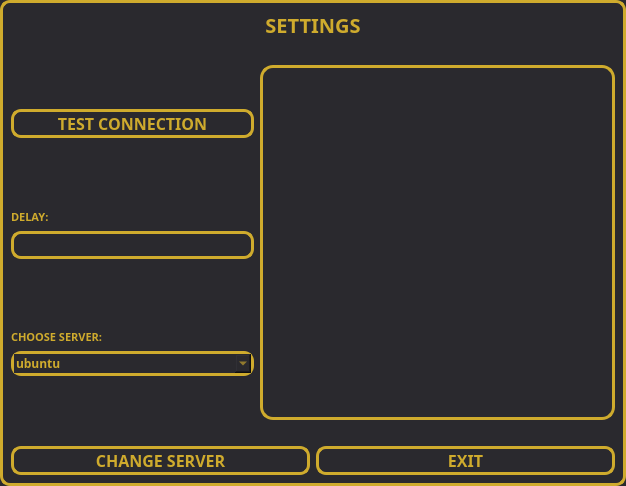
<?xml version="1.0" encoding="UTF-8"?>
<ui version="4.0">
 <class>ConfigureDialog</class>
 <widget class="QDialog" name="ConfigureDialog">
  <property name="geometry">
   <rect>
    <x>0</x>
    <y>0</y>
    <width>626</width>
    <height>486</height>
   </rect>
  </property>
  <property name="windowTitle">
   <string>Dialog</string>
  </property>
  <property name="styleSheet">
   <string notr="true">QDialog{
    color: #cfab2d;
    background-color: #2a292e;
    border: 3px solid #cfab2d;
    border-radius: 10px;
}
</string>
  </property>
  <layout class="QHBoxLayout" name="horizontalLayout_3">
   <item>
    <layout class="QVBoxLayout" name="vert_center_layout">
     <item>
      <layout class="QVBoxLayout" name="vert_layout">
       <item>
        <widget class="QLabel" name="setting_label">
         <property name="styleSheet">
          <string notr="true">QLabel{
    color: #cfab2d;
    text-align: center;
	margin: 0 auto;
    font-weight: bold;
	font-size: 20px;
    font-family: sans-serif;
    text-transform: uppercase;
    letter-spacing: 0.1em;
}</string>
         </property>
         <property name="text">
          <string>SETTINGS</string>
         </property>
         <property name="alignment">
          <set>Qt::AlignCenter</set>
         </property>
        </widget>
       </item>
       <item>
        <layout class="QHBoxLayout" name="buttons_photo_hor_layout">
         <item>
          <layout class="QVBoxLayout" name="buttons_vert_layout">
           <item>
            <spacer name="verticalSpacer">
             <property name="orientation">
              <enum>Qt::Vertical</enum>
             </property>
             <property name="sizeHint" stdset="0">
              <size>
               <width>20</width>
               <height>2</height>
              </size>
             </property>
            </spacer>
           </item>
           <item>
            <widget class="QPushButton" name="test_connection_button">
             <property name="sizePolicy">
              <sizepolicy hsizetype="Preferred" vsizetype="Preferred">
               <horstretch>0</horstretch>
               <verstretch>0</verstretch>
              </sizepolicy>
             </property>
             <property name="styleSheet">
              <string notr="true">QPushButton{
    color: #cfab2d;
    background-color: #2a292e;
    text-align: center;
    max-width: 33em;
    width: 12em;
    font-size: 16px;
    height: 3em;
    font-weight: bold;
    font-family: sans-serif;
    text-transform: uppercase;
    letter-spacing: 0.1em;
    border: 3px solid #cfab2d;
    border-radius: 10px;
}

QPushButton:hover{
    color:#2a292e;
    background-color: #cfab2d;
}</string>
             </property>
             <property name="text">
              <string>TEST CONNECTION</string>
             </property>
            </widget>
           </item>
           <item>
            <spacer name="vert_spacer_tc_del">
             <property name="orientation">
              <enum>Qt::Vertical</enum>
             </property>
             <property name="sizeHint" stdset="0">
              <size>
               <width>20</width>
               <height>25</height>
              </size>
             </property>
            </spacer>
           </item>
           <item>
            <widget class="QLabel" name="latency_info_label">
             <property name="styleSheet">
              <string notr="true">QLabel{
    color: #cfab2d;
    max-width: 33em;
    font-size: 11px;
    font-weight: bold;
    font-family: sans-serif;
    text-transform: uppercase;
    letter-spacing: 0.1em;
}</string>
             </property>
             <property name="text">
              <string>DELAY:</string>
             </property>
            </widget>
           </item>
           <item>
            <widget class="QLabel" name="latency_out_label">
             <property name="sizePolicy">
              <sizepolicy hsizetype="Minimum" vsizetype="Fixed">
               <horstretch>0</horstretch>
               <verstretch>0</verstretch>
              </sizepolicy>
             </property>
             <property name="focusPolicy">
              <enum>Qt::StrongFocus</enum>
             </property>
             <property name="styleSheet">
              <string notr="true">*{
    color: #cfab2d;
    background-color: #2a292e;
    text-align: center;
    max-width: 33em;
    width: 12em;
    font-size: 16px;
    height: 3em;
    font-weight: bold;
    font-family: sans-serif;
    text-transform: uppercase;
    letter-spacing: 0.1em;
    border: 3px solid #cfab2d;
    border-radius: 10px;
	min-height: 1em;
}</string>
             </property>
             <property name="text">
              <string/>
             </property>
             <property name="alignment">
              <set>Qt::AlignCenter</set>
             </property>
            </widget>
           </item>
           <item>
            <spacer name="vert_spacer_del_ch">
             <property name="orientation">
              <enum>Qt::Vertical</enum>
             </property>
             <property name="sizeHint" stdset="0">
              <size>
               <width>20</width>
               <height>38</height>
              </size>
             </property>
            </spacer>
           </item>
           <item>
            <widget class="QLabel" name="ch_serv_info_label">
             <property name="styleSheet">
              <string notr="true">QLabel{
    color: #cfab2d;
    max-width: 33em;
    font-size: 11px;
    font-weight: bold;
    font-family: sans-serif;
    text-transform: uppercase;
    letter-spacing: 0.1em;
}</string>
             </property>
             <property name="text">
              <string>CHOOSE SERVER:</string>
             </property>
            </widget>
           </item>
           <item>
            <widget class="QComboBox" name="server_box">
             <property name="sizePolicy">
              <sizepolicy hsizetype="Preferred" vsizetype="Preferred">
               <horstretch>0</horstretch>
               <verstretch>0</verstretch>
              </sizepolicy>
             </property>
             <property name="autoFillBackground">
              <bool>false</bool>
             </property>
             <property name="styleSheet">
              <string notr="true">QComboBox:editable {
    color: #cfab2d;
    background-color: #2a292e;
    font-weight: bold;
    max-width: 33em;
    width: 16em;
    font-family: sans-serif;
	font-size: 12px;
    min-width: 12em;
    letter-spacing: 0.1em;
    opacity: 100;
	letter-spacing: 0.1em;
    border: 3px solid #cfab2d;
    border-radius: 10px;
	min-height: 3em;
}
QComboBox QAbstractItemView{
	border: 2px;
	color:#cfab2d;
	background-color: transparent;
}
QComboBox QAbstractItemView:hover{
	color:#ffffff;
	background-color: transparent;
}</string>
             </property>
             <property name="editable">
              <bool>true</bool>
             </property>
             <property name="currentText">
              <string>ubuntu</string>
             </property>
             <property name="currentIndex">
              <number>0</number>
             </property>
             <property name="maxVisibleItems">
              <number>5</number>
             </property>
             <property name="placeholderText">
              <string/>
             </property>
             <property name="frame">
              <bool>true</bool>
             </property>
             <item>
              <property name="text">
               <string>ubuntu</string>
              </property>
             </item>
             <item>
              <property name="text">
               <string>DESKTOP-HT34P2E</string>
              </property>
             </item>
             <item>
              <property name="text">
               <string>pc</string>
              </property>
             </item>
            </widget>
           </item>
           <item>
            <spacer name="verticalSpacer_2">
             <property name="orientation">
              <enum>Qt::Vertical</enum>
             </property>
             <property name="sizeHint" stdset="0">
              <size>
               <width>20</width>
               <height>2</height>
              </size>
             </property>
            </spacer>
           </item>
          </layout>
         </item>
         <item>
          <widget class="QLabel" name="photo_label">
           <property name="minimumSize">
            <size>
             <width>355</width>
             <height>355</height>
            </size>
           </property>
           <property name="maximumSize">
            <size>
             <width>16777215</width>
             <height>355</height>
            </size>
           </property>
           <property name="styleSheet">
            <string notr="true">QLabel{
border: 3px solid #cfab2d;
border-radius: 13px;
color: #cfab2d;
text-align: center;
font-weight: bold;
font-size: 30px;
font-family: sans-serif;
text-transform: uppercase;
letter-spacing: 0.1em;
}</string>
           </property>
           <property name="text">
            <string/>
           </property>
           <property name="alignment">
            <set>Qt::AlignCenter</set>
           </property>
          </widget>
         </item>
        </layout>
       </item>
       <item>
        <layout class="QHBoxLayout" name="ch_canc_hor_layout">
         <item>
          <widget class="QPushButton" name="change_server_button">
           <property name="sizePolicy">
            <sizepolicy hsizetype="Preferred" vsizetype="Preferred">
             <horstretch>0</horstretch>
             <verstretch>0</verstretch>
            </sizepolicy>
           </property>
           <property name="styleSheet">
            <string notr="true">QPushButton{
    color: #cfab2d;
    background-color: #2a292e;
    text-align: center;
    max-width: 33em;
    width: 12em;
    font-size: 16px;
    height: 3em;
    font-weight: bold;
    font-family: sans-serif;
    text-transform: uppercase;
    letter-spacing: 0.1em;
    border: 3px solid #cfab2d;
    border-radius: 10px;
}

QPushButton:hover{
    color:#2a292e;
    background-color: #cfab2d;
}</string>
           </property>
           <property name="text">
            <string>CHANGE SERVER</string>
           </property>
          </widget>
         </item>
         <item>
          <widget class="QPushButton" name="exit_button">
           <property name="sizePolicy">
            <sizepolicy hsizetype="Preferred" vsizetype="Preferred">
             <horstretch>0</horstretch>
             <verstretch>0</verstretch>
            </sizepolicy>
           </property>
           <property name="styleSheet">
            <string notr="true">QPushButton{
    color: #cfab2d;
    background-color: #2a292e;
    text-align: center;
    max-width: 33em;
    width: 12em;
    font-size: 16px;
    height: 3em;
    font-weight: bold;
    font-family: sans-serif;
    text-transform: uppercase;
    letter-spacing: 0.1em;
    border: 3px solid #cfab2d;
    border-radius: 10px;
}

QPushButton:hover{
    color:#2a292e;
    background-color: #cfab2d;
}</string>
           </property>
           <property name="text">
            <string>EXIT</string>
           </property>
          </widget>
         </item>
        </layout>
       </item>
      </layout>
     </item>
    </layout>
   </item>
  </layout>
 </widget>
 <resources/>
 <connections/>
</ui>
